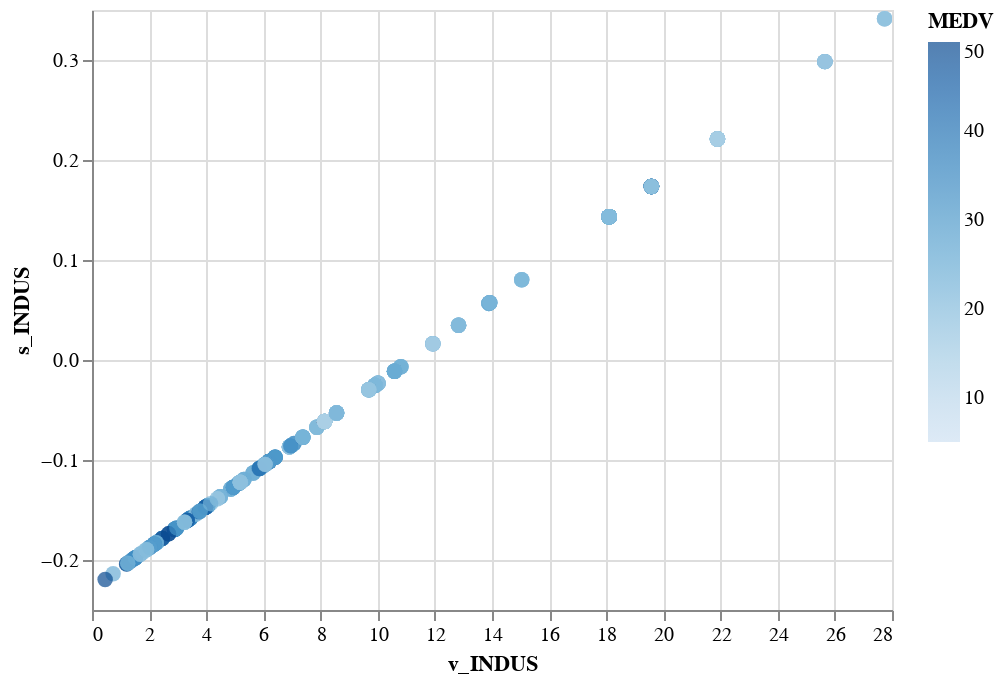

This figure's notebook cell:
### Code cell
alt.Chart(b_x2).mark_circle(size=60).encode(
    x='v_INDUS',
    y='s_INDUS',
    color='MEDV'
).interactive()

### Figure 1 — Vega-Lite specification as saved in the notebook (floating-point values rounded to 4 significant figures; data arrays with more than 128 entries replaced by an {"elided": "..."} marker saying what was removed)
{"$schema": "https://vega.github.io/schema/vega-lite/v3.3.0.json", "config": {"mark": {"tooltip": null}, "view": {"height": 300, "width": 400}}, "data": {"name": "data-fa46e2a65aec351deb33dcb0d9dde047"}, "datasets": {"data-fa46e2a65aec351deb33dcb0d9dde047": {"elided": "506 records"}}, "encoding": {"color": {"field": "MEDV", "type": "quantitative"}, "x": {"field": "v_INDUS", "type": "quantitative"}, "y": {"field": "s_INDUS", "type": "quantitative"}}, "mark": {"size": 60, "type": "circle"}, "selection": {"selector003": {"bind": "scales", "encodings": ["x", "y"], "type": "interval"}}}
